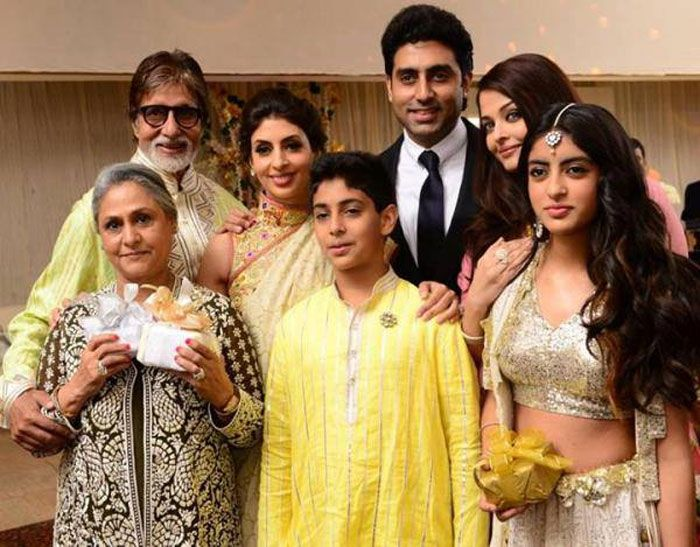
#> input picture family.jpg, 700 x 547 px
$ python face_detection_opencv_haar.py
#> lines starting #> are read from the running program, lines starting #| are printed output that depends on the picture
"""
Face detection using haar feature-based cascade classifiers
"""

# Import required packages:
import cv2
import numpy as np
from matplotlib import pyplot as plt


def show_img_with_matplotlib(color_img, title, pos):
    """Shows an image using matplotlib capabilities"""

    img_RGB = color_img[:, :, ::-1]

    ax = plt.subplot(2, 2, pos)
    plt.imshow(img_RGB)
    plt.title(title)
    plt.axis('off')


def show_detection(image, faces):
    """Draws a rectangle over each detected face"""

    for (x, y, w, h) in faces:
        cv2.rectangle(image, (x, y), (x + w, y + h), (255, 0, 0), 5)
    return image


# Load image and convert to grayscale:
img = cv2.imread("family.jpg")
#> img is the input picture: shape (547, 700, 3); mean B, G, R 87.9, 124.3, 155.9
gray = cv2.cvtColor(img, cv2.COLOR_BGR2GRAY)
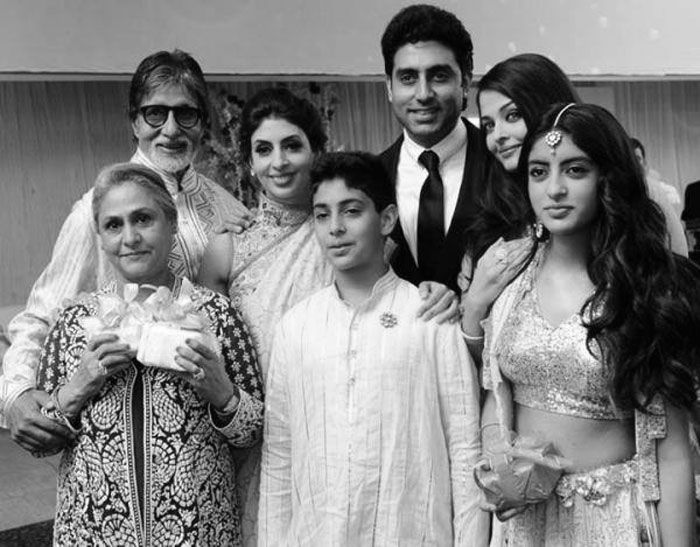
#> gray: shape (547, 700); min 0, max 255, mean 129.6

# Load cascade classifiers:
cas_alt2 = cv2.CascadeClassifier("haarcascade_frontalface_alt2.xml")
cas_default = cv2.CascadeClassifier("haarcascade_frontalface_default.xml")

# Detect faces:
faces_alt2 = cas_alt2.detectMultiScale(gray)
#> faces_alt2 = [[238, 117, 80, 80], [297, 181, 78, 78], [86, 188, 86, 86], [379, 42, 87, 87], [512, 137, 90, 90], [126, 81, 88, 88]]
faces_default = cas_default.detectMultiScale(gray)
#> faces_default = [[396, 119, 57, 57], [297, 180, 82, 82], [70, 406, 66, 66], [238, 116, 80, 80], [378, 40, 92, 92], [129, 81, 86, 86], [459, 87, 78, 78], [513, 138, 89, 89], [84, 185, 94, 94], [399, 133, 77, 77], [352, 274, 116, 116]]
retval, faces_haar_alt2 = cv2.face.getFacesHAAR(img, "haarcascade_frontalface_alt2.xml")
#> retval = True; faces_haar_alt2 = [[238, 116, 81, 81], [297, 181, 79, 79], [86, 189, 85, 85], [380, 43, 87, 87], [512, 137, 90, 90], [127, 81, 87, 87]]
print("retval1 :", retval)
#| retval1 : True
faces_haar_alt2 = np.squeeze(faces_haar_alt2)
retval, faces_haar_default = cv2.face.getFacesHAAR(img, "haarcascade_frontalface_default.xml")
#> faces_haar_default = [[296, 179, 84, 84], [238, 116, 81, 81], [379, 41, 90, 90], [85, 186, 92, 92], [129, 81, 86, 86], [458, 87, 79, 79], [398, 133, 76, 76], [512, 137, 89, 89], [353, 276, 111, 111]]
print("retval2 :", retval)
#| retval2 : True
faces_haar_default = np.squeeze(faces_haar_default)

# Draw face detections:
img_faces_alt2 = show_detection(img.copy(), faces_alt2)
#> the loop in show_detection, `for (x, y, w, h) in faces:` made 6 passes
#> after the loop in show_detection, `for (x, y, w, h) in faces:`:
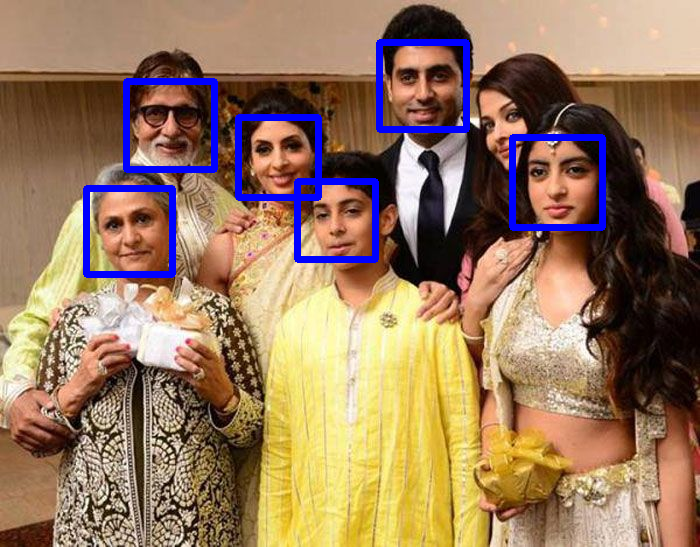
#> image: shape (547, 700, 3); mean of channels 0, 1, 2 95.3, 121.5, 151.8; drawn as B, G, R
img_faces_default = show_detection(img.copy(), faces_default)
#> the loop in show_detection (call 2), `for (x, y, w, h) in faces:` made 11 passes
#> after the loop in show_detection (call 2), `for (x, y, w, h) in faces:`:
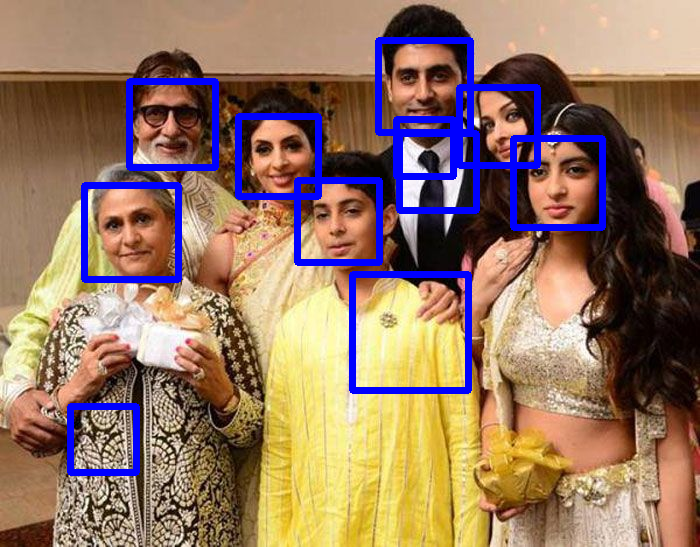
#> image: shape (547, 700, 3); mean of channels 0, 1, 2 99.8, 118.5, 148.2; drawn as B, G, R
img_faces_haar_alt2 = show_detection(img.copy(), faces_haar_alt2)
img_faces_haar_default = show_detection(img.copy(), faces_haar_default)
#> the loop in show_detection (call 4), `for (x, y, w, h) in faces:` made 9 passes
#> after the loop in show_detection (call 4), `for (x, y, w, h) in faces:`:
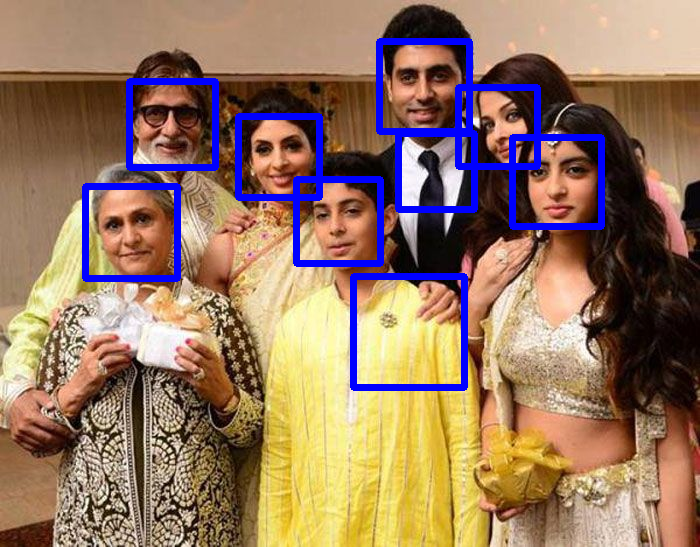
#> image: shape (547, 700, 3); mean of channels 0, 1, 2 98.5, 119.4, 149.3; drawn as B, G, R

# Create the dimensions of the figure and set title:
fig = plt.figure(figsize=(10, 8))
plt.suptitle("Face detection using haar feature-based cascade classifiers", fontsize=14, fontweight='bold')
fig.patch.set_facecolor('silver')

# Plot the images:
show_img_with_matplotlib(img_faces_alt2, "detectMultiScale(frontalface_alt2): " + str(len(faces_alt2)), 1)
show_img_with_matplotlib(img_faces_default, "detectMultiScale(frontalface_default): " + str(len(faces_default)), 2)
show_img_with_matplotlib(img_faces_haar_alt2, "getFacesHAAR(frontalface_alt2): " + str(len(faces_haar_alt2)), 3)
show_img_with_matplotlib(img_faces_haar_default, "getFacesHAAR(frontalface_default): " + str(len(faces_haar_default)),
                         4)

# Show the Figure:
plt.show()
